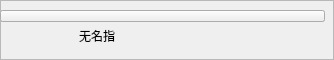
          <widget class="QFrame" name="frame_4">
           <property name="sizePolicy">
            <sizepolicy hsizetype="Preferred" vsizetype="Minimum">
             <horstretch>0</horstretch>
             <verstretch>0</verstretch>
            </sizepolicy>
           </property>
           <property name="minimumSize">
            <size>
             <width>0</width>
             <height>60</height>
            </size>
           </property>
           <property name="frameShape">
            <enum>QFrame::StyledPanel</enum>
           </property>
           <property name="frameShadow">
            <enum>QFrame::Raised</enum>
           </property>
           <widget class="QPushButton" name="button_third_roll">
            <property name="geometry">
             <rect>
              <x>0</x>
              <y>10</y>
              <width>325</width>
              <height>12</height>
             </rect>
            </property>
            <property name="styleSheet">
             <string notr="true">QPushButton{border-image:url(:/res/pic/slices/pic_background.png)}</string>
            </property>
            <property name="text">
             <string/>
            </property>
           </widget>
           <widget class="QLabel" name="label_third">
            <property name="geometry">
             <rect>
              <x>70</x>
              <y>20</y>
              <width>54</width>
              <height>31</height>
             </rect>
            </property>
            <property name="font">
             <font>
              <pointsize>9</pointsize>
             </font>
            </property>
            <property name="text">
             <string>无名指</string>
            </property>
            <property name="alignment">
             <set>Qt::AlignCenter</set>
            </property>
           </widget>
           <widget class="QPushButton" name="button_third_straight">
            <property name="geometry">
             <rect>
              <x>0</x>
              <y>10</y>
              <width>325</width>
              <height>12</height>
             </rect>
            </property>
            <property name="styleSheet">
             <string notr="true">QPushButton{border-image:url(:/res/pic/slices/pic_background.png)}</string>
            </property>
            <property name="text">
             <string/>
            </property>
           </widget>
           <zorder>button_third_roll</zorder>
           <zorder>button_third_straight</zorder>
           <zorder>label_third</zorder>
          </widget>
